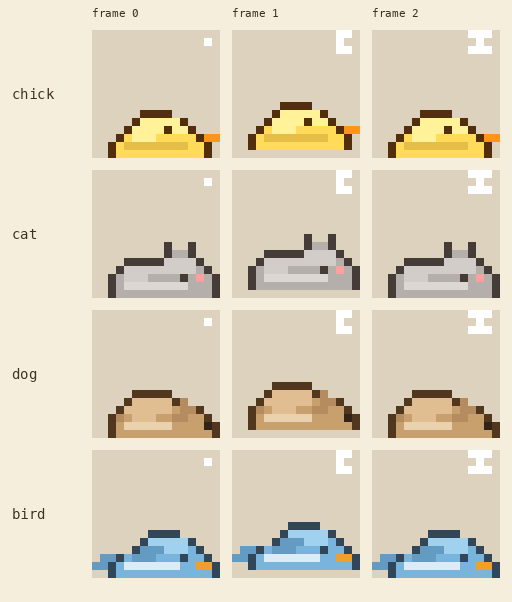

Python code for this plot:
#!/usr/bin/env python3
"""
Quick preview of the lying-down sleeping poses. Reads the packed sprite
sheet + JSON, pulls every `<species>_cheerful_adult_sleeping` tag's three
frames, scales them 8x for visibility, and writes a labeled grid to
tools/sprites/preview_sleeping.png.
"""
import json
from pathlib import Path
from PIL import Image, ImageDraw, ImageFont

REPO = Path(__file__).resolve().parents[2]
SHEET = REPO / "NotchPet/Assets/Sprites/pet.png"
META  = REPO / "NotchPet/Assets/Sprites/pet.json"
OUT   = REPO / "tools/sprites/preview_sleeping.png"

SPECIES = ["chick", "cat", "dog", "bird"]
SCALE = 8
PAD = 12
LABEL_W = 80

with open(META) as f:
    data = json.load(f)

frames = data["frames"]  # list of {filename, frame:{x,y,w,h}, ...}
tags = data["meta"]["frameTags"]  # [{name, from, to}]

tag_by_name = {t["name"]: t for t in tags}
sheet = Image.open(SHEET).convert("RGBA")

# Cell size (16x16 by design)
CELL = 16

cols = 3  # 3 frames per species
rows = len(SPECIES)

cell_px = CELL * SCALE
grid_w = LABEL_W + cols * (cell_px + PAD) + PAD
grid_h = PAD + rows * (cell_px + PAD) + 30  # top header

canvas = Image.new("RGBA", (grid_w, grid_h), (245, 238, 220, 255))
draw = ImageDraw.Draw(canvas)

try:
    font = ImageFont.truetype("/System/Library/Fonts/Menlo.ttc", 14)
    font_small = ImageFont.truetype("/System/Library/Fonts/Menlo.ttc", 11)
except Exception:
    font = ImageFont.load_default()
    font_small = font

# Header
for i in range(cols):
    draw.text((LABEL_W + i * (cell_px + PAD) + PAD, 6),
              f"frame {i}", fill=(60, 50, 30), font=font_small)

for row, sp in enumerate(SPECIES):
    tag_name = f"{sp}_cheerful_adult_sleeping"
    tag = tag_by_name.get(tag_name)
    if not tag:
        print(f"missing tag: {tag_name}")
        continue

    y0 = 30 + row * (cell_px + PAD)
    draw.text((PAD, y0 + cell_px // 2 - 8), sp, fill=(60, 50, 30), font=font)

    for i, idx in enumerate(range(tag["from"], tag["to"] + 1)):
        entry = frames[idx]
        r = entry["frame"]
        sub = sheet.crop((r["x"], r["y"], r["x"] + r["w"], r["y"] + r["h"]))
        sub = sub.resize((r["w"] * SCALE, r["h"] * SCALE), Image.NEAREST)
        x = LABEL_W + i * (cell_px + PAD) + PAD
        # Checker background so transparency reads cleanly
        bg = Image.new("RGBA", (cell_px, cell_px), (220, 210, 190, 255))
        canvas.paste(bg, (x, y0))
        canvas.paste(sub, (x, y0), sub)

canvas.save(OUT)
print(f"wrote {OUT}  ({grid_w}x{grid_h})")
